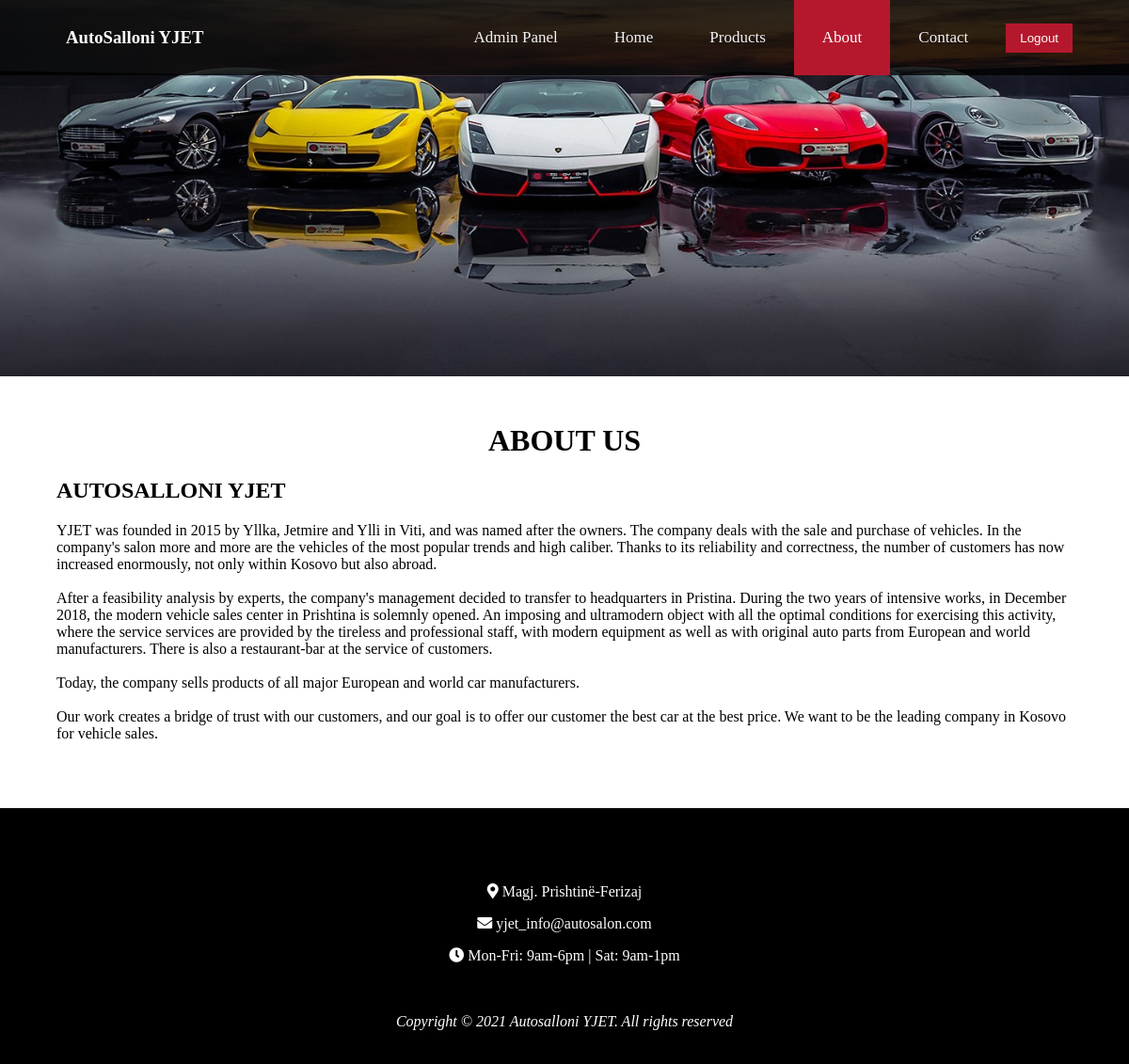
/about.php (signed in), run on the app's committed database.
### tables this page shows
CREATE TABLE `about` (
  `about_id` int(11) NOT NULL,
  `tittle` varchar(255) NOT NULL,
  `description` longtext DEFAULT NULL,
  `date` date NOT NULL
);

### models/DbConn.php (called while the page is built)
<?php
class DBconnection{
	public function getConnection(){
		try{
			$connection = new PDO("mysql:host=localhost;dbname=autosalloni_yjet", "root" , "");
            $connection->setAttribute(PDO::ATTR_ERRMODE, PDO::ERRMODE_EXCEPTION);
		} catch(PDOException $e){
			echo $e->getMessage();
            return null;
		}
		return $connection;
	}
}

### controller/aboutController.php (called while the page is built, shortened)
<?php
include_once 'models/aboutMapper.php';
class AboutController
{
    public function GetAboutById($about_id)
    {
        $aboutMapper = new AboutMapper();
        $about = $aboutMapper->GetAboutById($about_id);
        return $about;
    }
}

### models/aboutMapper.php (called while the page is built, shortened)
<?php
include_once 'DbConn.php';
class AboutMapper
{
    private $connection;
    public function __construct()
    {
        $obj = new DBConnection();
        $this->connection = $obj->getConnection();
    }
    public function getAboutById($about_id){
        $sth = $this->connection->prepare("SELECT * FROM about WHERE about_id = :about_id");
        $sth->execute(['about_id' => $about_id]);
        $result = $sth->fetch();
        return $result;
    }
}

### about.php (the view)
<?php $page = 'about'; require("includes/header.php");
include_once 'controller/aboutController.php';
?>
    <div class="home-banner-about">
    </div>
    <div class="about-us">
        <div class="heading-design">
            <h1>ABOUT US</h1>
            <?php
                $aboutController = new AboutController();
                  $result = $aboutController->GetAboutById(1);
            ?>
        </div>
        <h2><?php echo $result['tittle'];?></h2>
        <p><?php echo $result['description']; ?></p>
    </div>
<?php require("includes/footer.php"); ?>

### css/style.css (style rules this page uses)
body { margin: 0; padding: 0; border: 0; font-size: 100%; font: inherit; vertical-align: baseline; }
.heading-design { text-align: center; margin-top: 50px; color: #000000; font-family: 'Trebuchet MS'; }
.home-banner-about { height: 50vh; object-fit: cover; background-image: url(../img/autosalon.jpg); background-repeat: no-repeat; background-size: cover; }
.about-us { width: 90%; margin: auto; margin-bottom: 70px; }
::placeholder { color: #ccc; }

### data on the page
about: tittle "AUTOSALLONI YJET", description "YJET was founded in 2015 by Yllka, Jetmire and Ylli in Viti, and was named after the owners. The company deals with the sale and purchase of vehicles. In the company's salon more and more are the vehicles of the most popular trends and high caliber. Thanks to its reliability and correctness, the number of customers has now increased enormously, not only within Kosovo but also abroad. After a feasibility analysis by experts, the company's management decided to transfer to headquarters in Pristina. During the two years of intensive works, in December 2018, the modern vehicle sales center in Prishtina is solemnly opened. An imposing and ultramodern object with all the optimal conditions for…"
